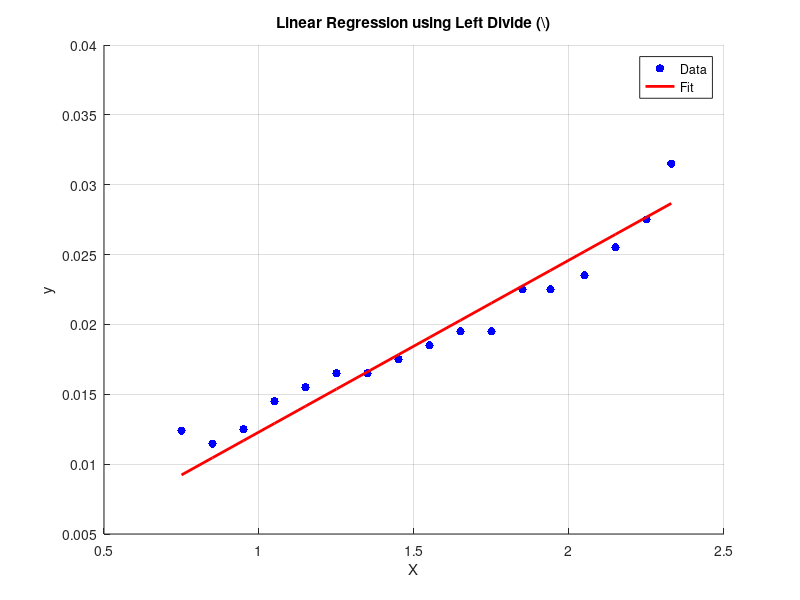
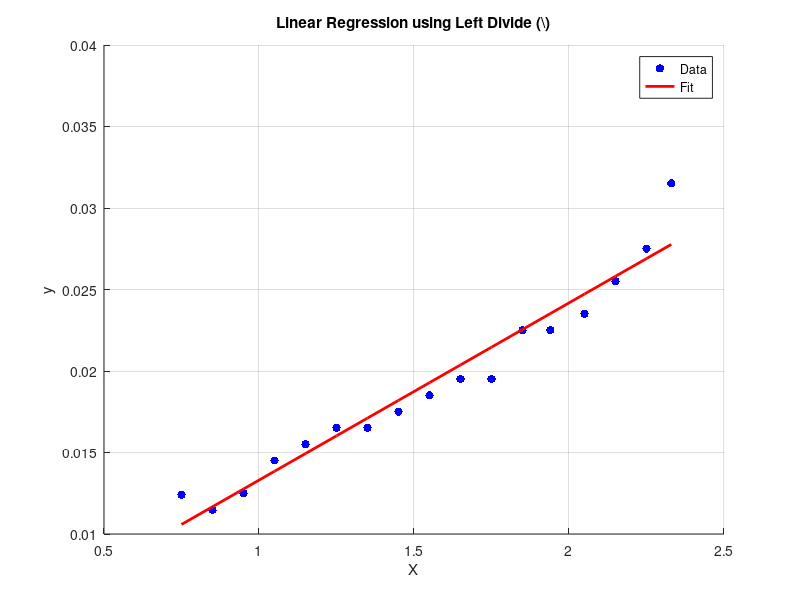

The MATLAB source for these figures, in order:
clear, clc, close all

% Load column of data
load K_fit.mat;

X = X(:, 2);

% Linear regression using left divide
beta = X \ y;

% Display coefficients
disp('Coefficients:')
disp(beta)


% Predict values
y_fit = X * beta;

% Plot
figure;
% scatter(X(:,2), y, 'b', 'filled'); hold on; % Original data
% plot(X(:,2), y_fit, 'r-', 'LineWidth', 2);   % Fitted line
scatter(X, y, 'b', 'filled'); hold on; % Original data
plot(X, y_fit, 'r-', 'LineWidth', 2);   % Fitted line
xlabel('X');
ylabel('y');
title('Linear Regression using Left Divide (\\)');
legend('Data', 'Fit');
grid on;

K = beta^2*(0.008369)*9.81 % A^2N/m^2


%%% Nonzero y intercept
% Load column of data
load K_fit.mat;

% Linear regression using left divide
beta = X \ y;

% Display coefficients
disp('Coefficients:')
disp(beta)

% Predict values
y_fit = X * beta;

% Plot
figure;
scatter(X(:,2), y, 'b', 'filled'); hold on; % Original data
plot(X(:,2), y_fit, 'r-', 'LineWidth', 2);   % Fitted line
xlabel('X');
ylabel('y');
title('Linear Regression using Left Divide (\\)');
legend('Data', 'Fit');
grid on;

K = beta(2)^2*(0.008369)*9.81 % A^2N/m^2
